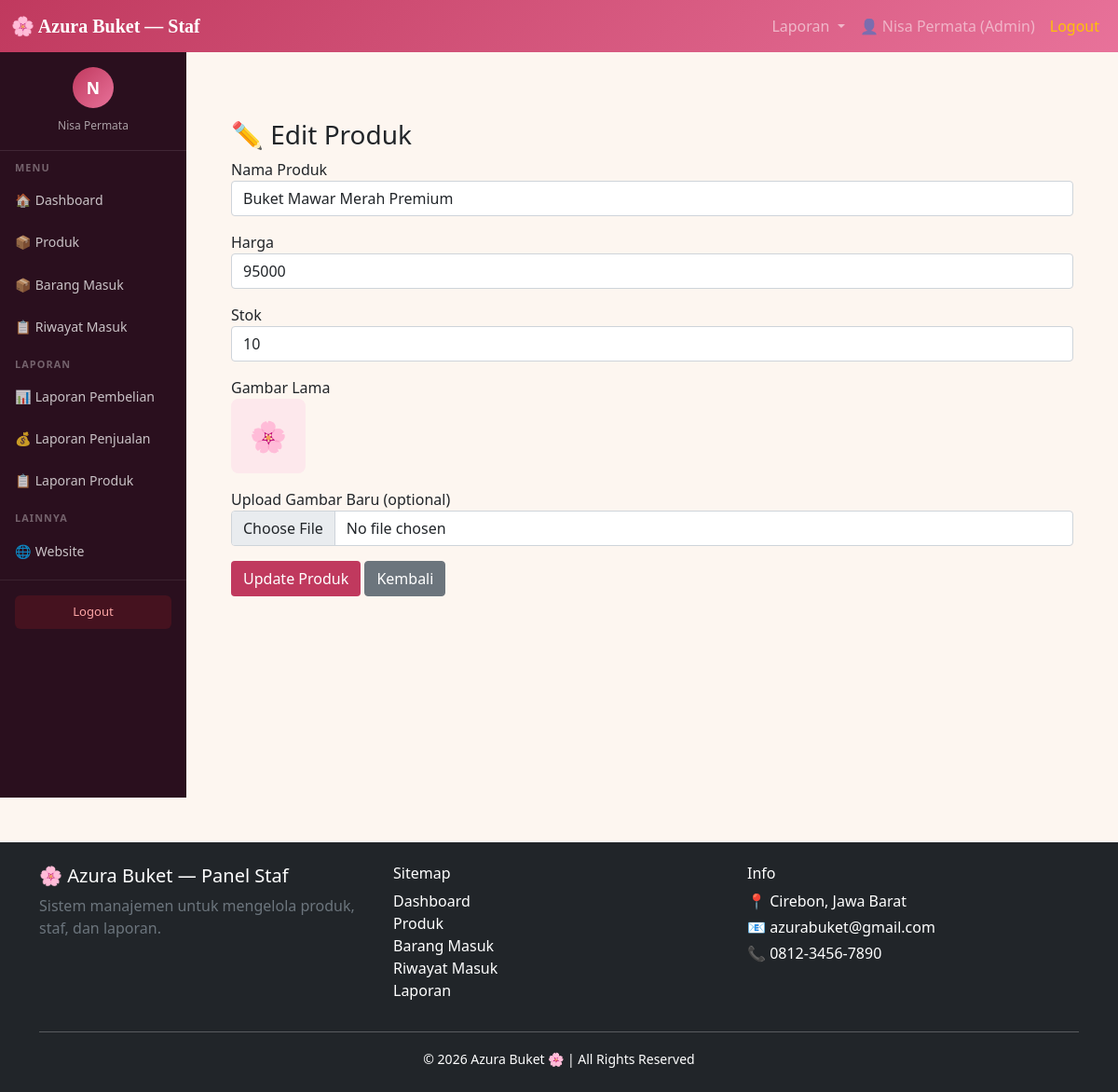
/staf/index.php?menu=edit_produk&id=1 (signed in), run on the app's committed database.
### tables this page shows
CREATE TABLE IF NOT EXISTS `produk` (
  `id`          INT AUTO_INCREMENT PRIMARY KEY,
  `nama_produk` VARCHAR(200) NOT NULL,
  `harga`       INT NOT NULL DEFAULT 0,
  `stok`        INT NOT NULL DEFAULT 0,
  `gambar`      VARCHAR(255) DEFAULT '',
  `status`      ENUM('aktif','nonaktif') DEFAULT 'aktif',
  `created_at`  TIMESTAMP DEFAULT CURRENT_TIMESTAMP
);

### staf/edit_produk.php (the view, shortened to what this page needs)
<?php
include "koneksi.php";
$id = $_GET['id'];
$query = mysqli_query($conn, "SELECT * FROM produk WHERE id='$id'");
$row = mysqli_fetch_assoc($query);
?>
<div class="container mt-5">
    <h3>✏️ Edit Produk</h3>
    <form action="simpan_produk.php" method="POST" enctype="multipart/form-data">
        <div class="mb-3">
            <label>Nama Produk</label>
            <input type="text" name="nama" class="form-control" value="<?= htmlspecialchars($row['nama_produk']) ?>" required>
        </div>
        <div class="mb-3">
            <label>Harga</label>
            <input type="number" name="harga" class="form-control" value="<?= $row['harga'] ?>" required>
        </div>
        <div class="mb-3">
            <label>Stok</label>
            <input type="number" name="stok" class="form-control" value="<?= $row['stok'] ?>" required>
        </div>
        <div class="mb-3">
            <label>Gambar Lama</label><br>
            <?php if($row['gambar'] != ""): ?>
                <img src="../admin/gambar/<?= $row['gambar'] ?>" width="150" style="border-radius:8px;">
            <?php else: ?>
                <div style="width:80px;height:80px;background:#fde8ec;border-radius:8px;display:flex;align-items:center;justify-content:center;font-size:2rem">🌸</div>
            <?php endif; ?>
        </div>
        <div class="mb-3">
            <label>Upload Gambar Baru (optional)</label>
            <input type="file" name="gambar" class="form-control" accept="image/*">
        </div>
        <button type="submit" name="edit" class="btn" style="background:#c0395e;color:#fff">Update Produk</button>
        <a href="index.php?menu=produk" class="btn btn-secondary">Kembali</a>
    </form>
</div>

### staf/dashboard.php (style rules this page uses)
body { background-color: #fdf6f0; }

### data on the page
produk: nama "Buket Mawar Merah Premium", harga "95000", stok "10"

### other printed values
$_SESSION['nama'] "Nisa Permata"
$_SESSION['role'] "Admin"
substr($_SESSION['nama'] ?? 'S', 0, 1) "N"
